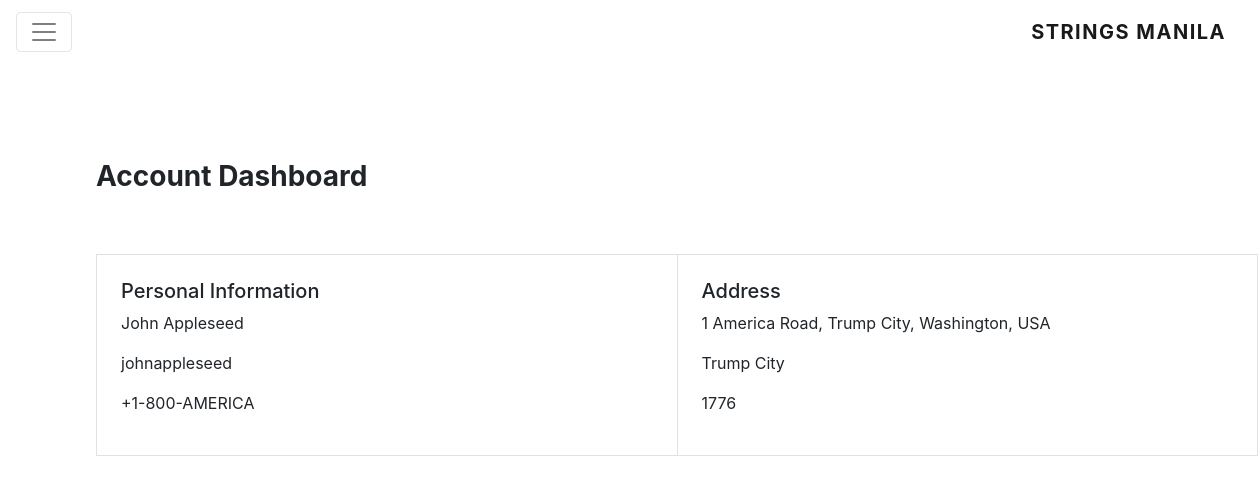
The page /user-profile/ (signed in) on the database its author committed.
### customer_profile/models.py (models this page shows)
class Customer(Model):
    user = OneToOneField(User)
    phone_number = CharField(max_length=64)
    full_name = CharField(max_length=256)
    city = CharField(max_length=64)
    address = CharField(max_length=1024)
    postal_code = CharField(max_length=32)

### customer_profile/views.py (the view)
# urls.py: url(r'^user-profile/$', UserProfileView.as_view()),
class UserProfileView(View):
    @staticmethod
    @login_required
    @customer_required
    def get(request):
        context = make_context(request, include_stalls_and_products=False)
        user = request.user
        customer = Customer.objects.get(user=user)
        context.update({
            "customer": customer
        })
        return render(request, 'customer_profile.html', context)

### IrisOnline/contexts.py (called while the page is built, shortened)
def make_context(request, active_stall=None, include_stalls_and_products=True):
    cart = Cart(request=request)
    name = get_user_name(request)
    context = {
        'cart': cart,
        'name': name
    }
    return context

def get_user_name(request):
    if request.user.is_authenticated:
        user = request.user
        customer = Customer.objects.get(user=user)
        return customer.full_name
    else:
        return None

### product_catalog/cart.py (called while the page is built)
    @property
    def cart(self):
        return self.request.session['cart'].items()

    def product_count(self):
        return len(self.cart)

### templates/customer_profile.html (shortened to what this page needs)
<!DOCTYPE html>
<html lang="en">
<head>
    {% include 'bootstrap.html' %}
    {% load static %}
    <link rel="stylesheet" href="{% static 'css/nav.css' %}">
    <link rel="stylesheet" href="{% static 'css/profile.css' %}">
</head>
<body class="bg-faded">
{% include 'customer_nav.html' %}
<div class="container-fluid p-5 m-5">
    <h3>Account Dashboard</h3>
    <div id="account-details">
        <table class="table table-bordered" id="account-details-table">
            <tr>
                <td class="w-50 p-4">
                    <div id="personal-information">
                        <div class="section-header d-flex flex-row">
                            <h5>Personal Information</h5>
                        </div>
                        <p>{{ customer.full_name }}</p>
                        <p>{{ customer.user }}</p>
                        <p>{{ customer.phone_number }}</p>
                    </div>
                </td>
                <td class="p-4">
                    <div id="address">
                        <div class="section-header d-flex">
                            <h5>Address</h5>
                        </div>
                        <p>{{ customer.address }}</p>
                        <p>{{ customer.city }}</p>
                        <p>{{ customer.postal_code }}</p>
                    </div>
                </td>
            </tr>
        </table>
    </div>
</div>
</body>
</html>

### static/css/profile.css (style rules this page uses)
#account-details { display : flex; margin-top : 60px; margin-bottom : 60px; }
h3 { font-weight : bold; }

### rows shown on the page
Customer: full_name "John Appleseed", user "johnappleseed", phone_number "+1-800-AMERICA", address "1 America Road, Trump City, Washington, USA", city "Trump City", postal_code "1776"
